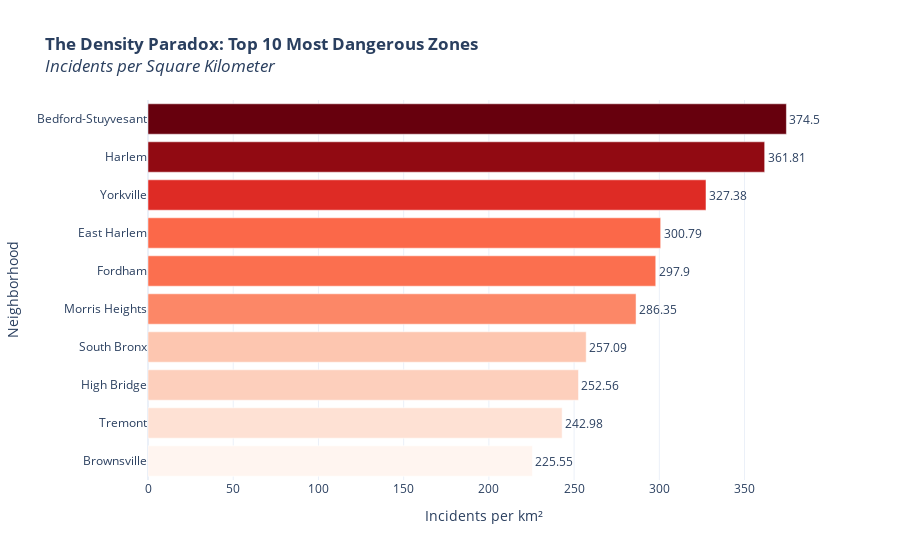

Write notebook code for a chart like this one.
### Code cell
# 2. Convert to DataFrame
df_density = result_density.DataFrame()

df_density['incidents_per_sqkm'] = df_density['incidents_per_sqkm'].astype(float)


fig_density = px.bar(
    df_density, 
    x='incidents_per_sqkm', 
    y='neighborhood_name', 
    orientation='h', 
    title='<b>The Density Paradox: Top 10 Most Dangerous Zones</b><br><i>Incidents per Square Kilometer</i>',
    color='incidents_per_sqkm',
    color_continuous_scale='Reds',
    text='incidents_per_sqkm',
    template='plotly_white'
)


fig_density.update_layout(
    yaxis=dict(autorange="reversed"), 
    xaxis_title="Incidents per km²",
    yaxis_title="Neighborhood",
    coloraxis_showscale=False, 
    showlegend=False 
)

fig_density.update_traces(textposition='outside')

fig_density.show()

### Figure 1 — Plotly figure (JSON) as saved in the notebook; plotly's stock layout.template omitted (floating-point values rounded to 4 significant figures)
{"data": [{"hovertemplate": "incidents_per_sqkm=%{marker.color}<br>neighborhood_name=%{y}<extra></extra>", "legendgroup": "", "marker": {"color": [374.6, 361.8, 327.4, 300.8, 297.9, 286.4, 257.1, 252.6, 243.0, 225.6], "coloraxis": "coloraxis", "pattern": {"shape": ""}}, "name": "", "orientation": "h", "showlegend": false, "text": [374.6, 361.8, 327.4, 300.8, 297.9, 286.4, 257.1, 252.6, 243.0, 225.6], "textposition": "outside", "type": "bar", "x": [374.6, 361.8, 327.4, 300.8, 297.9, 286.4, 257.1, 252.6, 243.0, 225.6], "xaxis": "x", "y": ["Bedford-Stuyvesant", "Harlem", "Yorkville", "East Harlem", "Fordham", "Morris Heights", "South Bronx", "High Bridge", "Tremont", "Brownsville"], "yaxis": "y"}], "layout": {"barmode": "relative", "coloraxis": {"colorbar": {"title": {"text": "incidents_per_sqkm"}}, "colorscale": [[0, "rgb(255,245,240)"], [0.125, "rgb(254,224,210)"], [0.25, "rgb(252,187,161)"], [0.375, "rgb(252,146,114)"], [0.5, "rgb(251,106,74)"], [0.625, "rgb(239,59,44)"], [0.75, "rgb(203,24,29)"], [0.875, "rgb(165,15,21)"], [1, "rgb(103,0,13)"]], "showscale": false}, "legend": {"tracegroupgap": 0}, "showlegend": false, "title": {"text": "<b>The Density Paradox: Top 10 Most Dangerous Zones</b><br><i>Incidents per Square Kilometer</i>"}, "xaxis": {"anchor": "y", "domain": [0, 1], "title": {"text": "Incidents per km²"}}, "yaxis": {"anchor": "x", "autorange": "reversed", "domain": [0, 1], "title": {"text": "Neighborhood"}}}}
